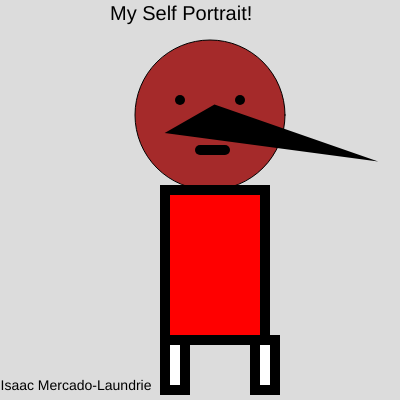
Frame 1 (no input)
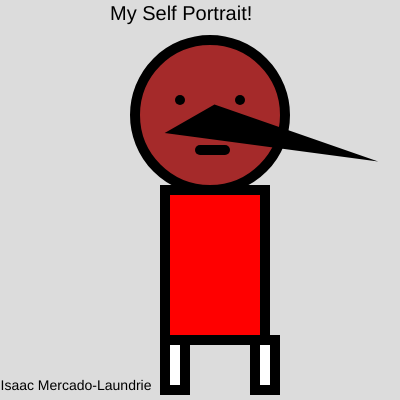
Frame 60 (no input)
Frame 120 (the mouse pressed at the canvas centre since frame 60): identical to frame 60, image omitted

The p5.js sketch that drew these frames (run headless with seeded random() and noise() and a simulated clock; from frame 60 on, the mouse is pressed at the canvas centre):

// p5.js sketch
// ── sketch.js
function setup() {
    createCanvas(400,400);
  }


function draw()
{
    background(220);
    textSize(20)
    text("My Self Portrait!", 110,20);

    fill('brown');
    circle(210,115,150);
   
    strokeWeight(10);
    fill(0);
    point(180,100);
    point(240,100);

    triangle(330,150,180,130,215,110);
    
    line(200,150,225,150);

    fill('red');
    rect(165,190,100,150);
    
    fill(255);
    rect(165,340,20,50);
    rect(255,340,20,50);

    fill(0);
    textSize(14);
    text("Isaac Mercado-Laundrie",0.5,390 );

}
